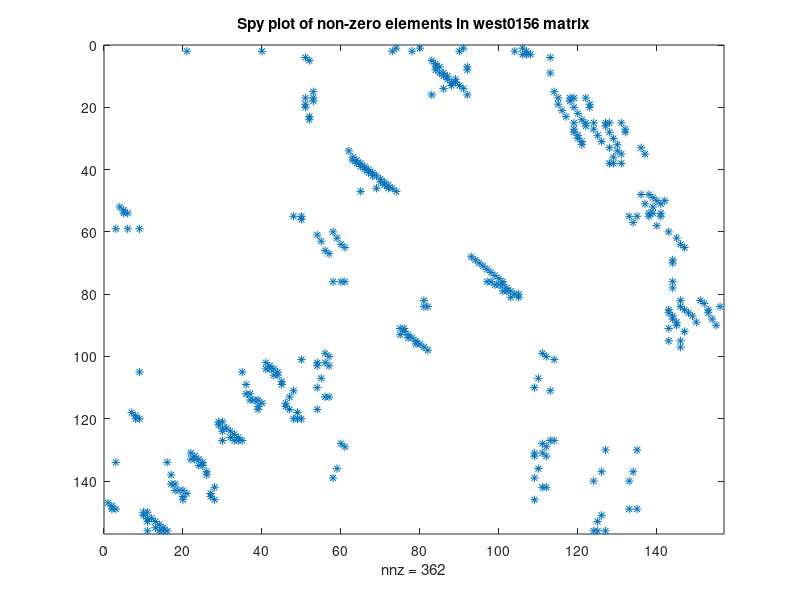
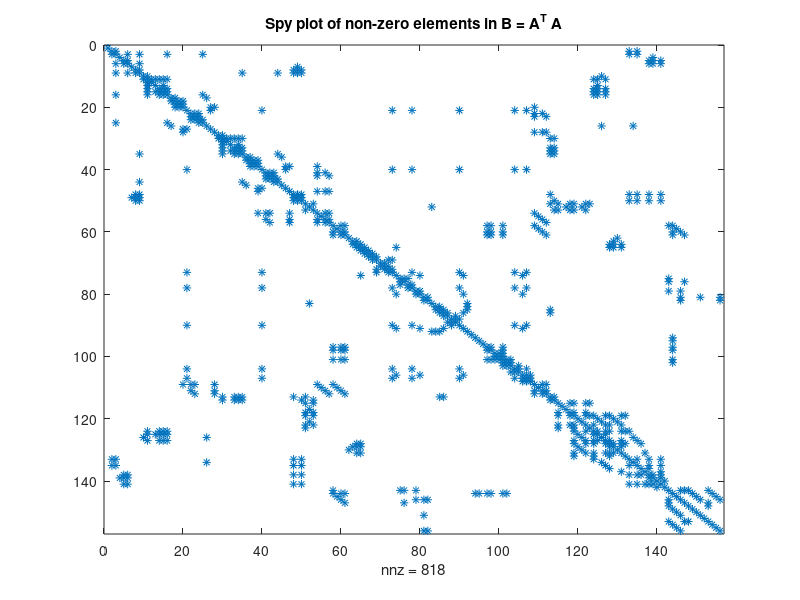
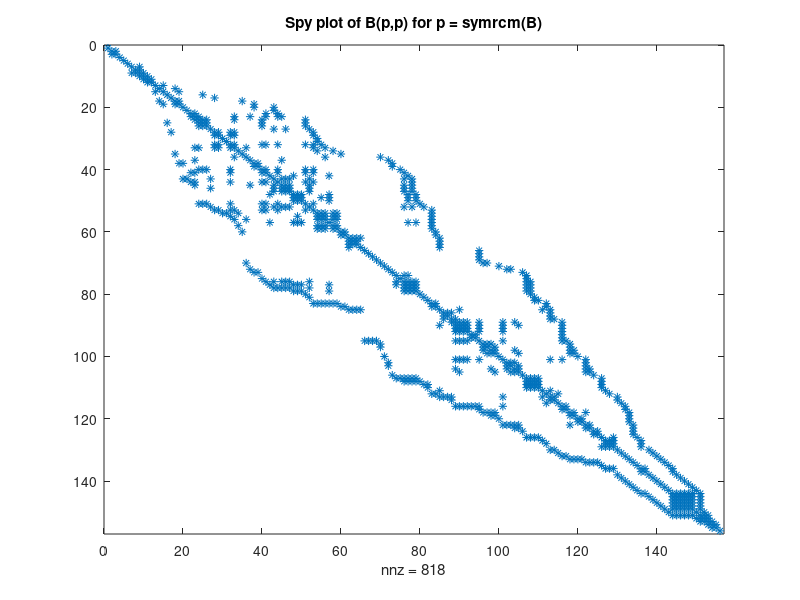

These charts were generated, in order, by the following MATLAB code:
% MATH2089: File = tut07q2sol.m
% Sparse matrices based on Chemical plant model. Ref:
% http://math.nist.gov/MatrixMarket/data/Harwell-Boeing/chemwest/west0156.html

% Close all figure windows
close all
% Clear variables from workspace
clear 
% Remove extra whitespace (new lines)
format compact

% Load data file, after downloading from course web page
load west0156.dat

% Check there is a 156 by 3 array west0156
whos

% Sparse matrix storage: i, j, A(i,j) for non-zero values
% Row indices are stored in column 1, column indices in column 2
% and non-zero values are stored in column 3
I = west0156(:,1);
J = west0156(:,2);
V = west0156(:,3);

% Create sparse matrix
A = sparse(I, J, V);

% Check what has been created and that A is in sparse format
whos
size(A)
issparse(A)

% Spy plot of non-zero elements in A
figure(1)
spy(A)
title('Spy plot of non-zero elements in west0156 matrix')

% Find values of A(i,j) for i=146,...,156 and j = 1,..,5
% Note the use of vectors as indices to get a sub-matrix of A
% and that there are only a few non-zero values.
% Also the (p, q) element of Aij is the (146+p-1,q) element of A
Aij = A(146:156,1:5)

% Check if A is symmetric: || A - A^T || = 0  <==> A = A^T
Achksym = norm(A-A', inf)

% Number of non-zero elements and sparsity of A
Annz = nnz(A)
Asp = 100*nnz(A)/prod(size(A))

% Calculate B = A^T A
B = A'*A;

% Check symmetry of B
Bchksym = norm(B-B', inf)

% Spy plot of non-zero elements in matrix B
figure(2)
spy(B)
title('Spy plot of non-zero elements in B = A^T A')

% Number of non-zero elements and sparsity of B
% Note that B has a higher percentage of non-zeros than
% the original matrix A, an example of fill-in
Bnnz = nnz(B)
Bsp = 100*nnz(B)/prod(size(B))

% Calculate the Symmetric Reverse Cuthill-McKee reordering of B
% B(p,p) applies the same reordering to the rows and columns of B
% to preserve the symmetry of B. The aim is to reduce the fill-in
% when factoring the matrix, eg for LU or Cholesky factorization
p = symrcm(B);
figure(3)
spy(B(p,p));
title('Spy plot of B(p,p) for p = symrcm(B)')

% Try to calculate Cholesky factorization of B
% A non-zero value of k indicates B is not positive definite
% Cholesky factorization does not exist as B not positive definite
[R, k] = chol(B);
k

% Theoretically B = A^T A is symmetric and positive semi-definite,
% so all eigenvalues should be real and non-negative
% However rounding error can make smallest eigenvalue negative or
% less than machine precision. Positive or negative should be
% determined with respect to the relative machine precision eps
evmin = min(eig(B))
